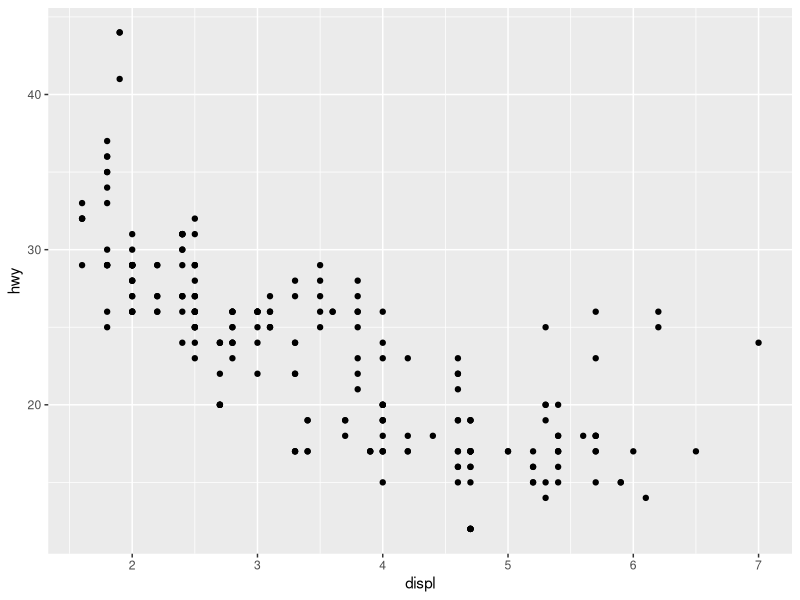
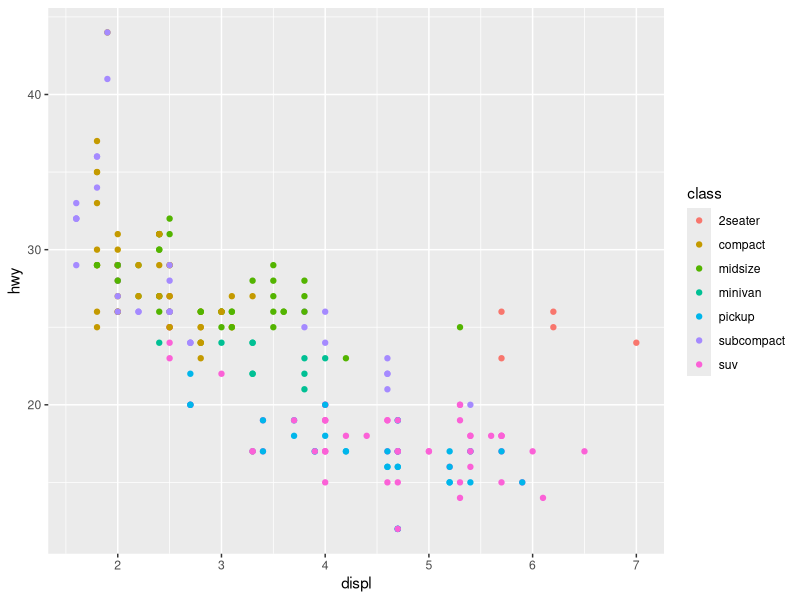
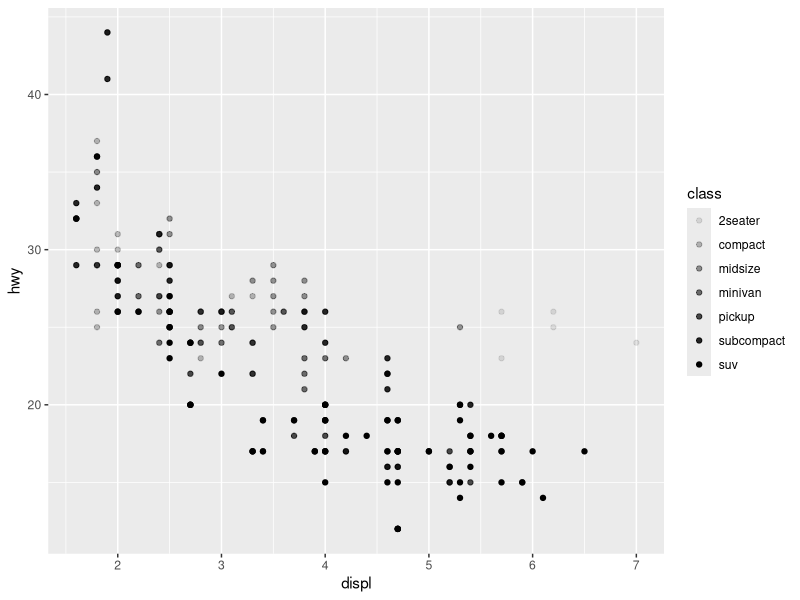
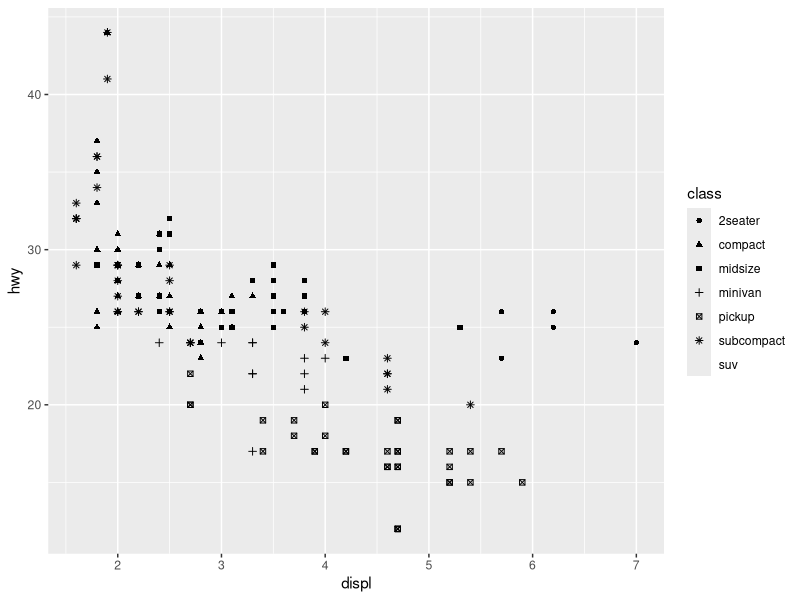
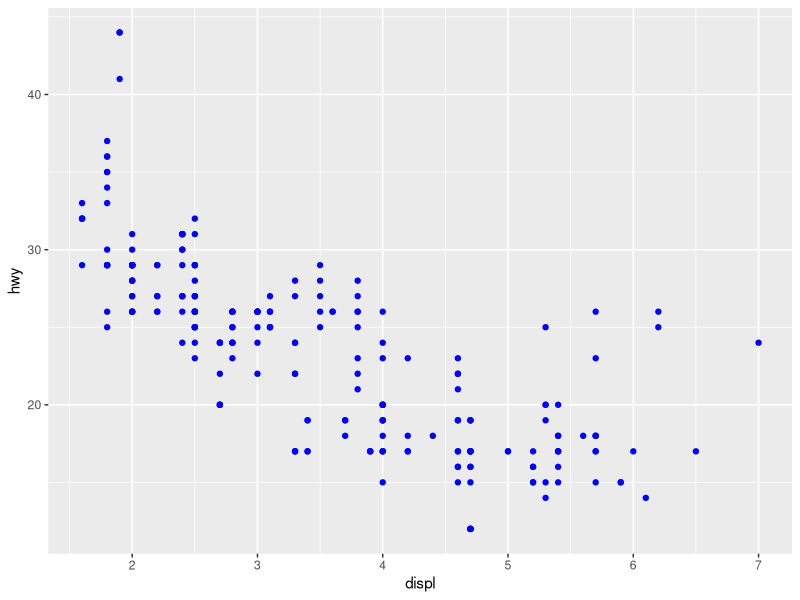
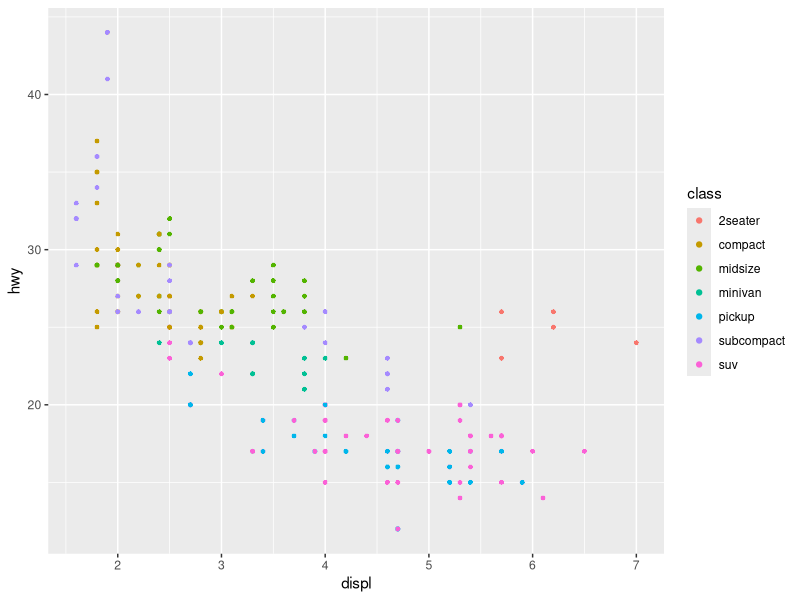
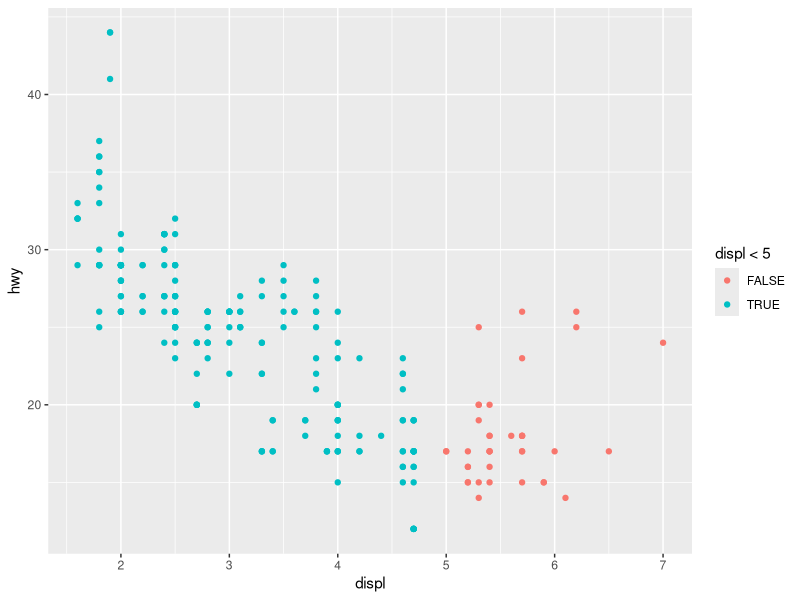

These charts were generated, in order, by the following R code:
library(tidyverse)
mpg

ggplot(data = mpg) +
  geom_point(mapping = aes(x = displ, y = hwy))

ggplot(data = mpg) +
  geom_point(mapping = aes(x = displ, y = hwy, colour = class))
ggplot(data = mpg) +
  geom_point(mapping = aes(x = displ, y = hwy, alpha = class))
ggplot(data = mpg) +
  geom_point(mapping = aes(x = displ, y = hwy, shape = class))          
ggplot(data = mpg) +
  geom_point(mapping = aes(x = displ, y = hwy), colour = "blue")
ggplot(data = mpg) +
  geom_point(mapping = aes(x = displ, y = hwy, colour = class, stroke = 0.1))
ggplot(data = mpg) +
  geom_point(mapping = aes(x = displ, y = hwy, colour = displ < 5))
